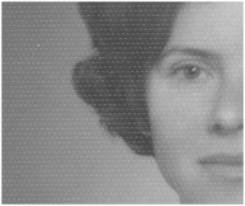
%> input picture orginal.jpg, 245 x 206 px
$ octave Transformada_Fourier_2D_Filtrado.m   (GNU Octave 9; MATLAB toolbox functions it lacks are replaced by stand-ins)
%> lines starting %> are read from the running program, lines starting %| are printed output that depends on the picture; in (x1, y1, x2, y2) boxes, pixels count from 0 and x2, y2 are one past the last pixel; in counts of white or black regions, pixels touching at a corner belong together; the program's own positions count from 1
% Este programa realiza la Transformada de Fourier
% Bidimensional en una imagen,
% despues le aplica diferentes tipos de filtro
% la regresa al dominio del tiempo,
% pudiendo visualizar el resultado
%
%
% Dr JCPO 10 Abril 2019


clear all;
close all;
clc;
%2D FFT Demo

% Importar imageA en color
%imageA = imread('lena.bmp');
%imageA = imread('oIumJ.png');
imageA = imread('orginal.jpg');
%> imageA is the input picture: size 206x245x3 uint8; min 67, max 255, mean 138.7


% Cambiar imageA a escala de grises
%imageA = rgb2gray(imageA);
[ax ay] = size(imageA);
%> ax = 206; ay = 735

% Cambiar el tipo de dato de imageA
% de uint8 a doble punto flotante
imageA = im2double(imageA);
%> imageA: size 206x245x3 double
figure;
imshow(imageA);

% Creacion del filtro
mask1=zeros(ax,ay);

tam=30;
lim_inf_x=round(ax/2)-tam;
%> lim_inf_x = 73
lim_sup_x=round(ax/2)+tam;
%> lim_sup_x = 133
lim_inf_y=round(ay/2)-tam;
%> lim_inf_y = 338
lim_sup_y=round(ay/2)+tam;
%> lim_sup_y = 398
mask1(lim_inf_x:lim_sup_x,lim_inf_y:lim_sup_y)=1;
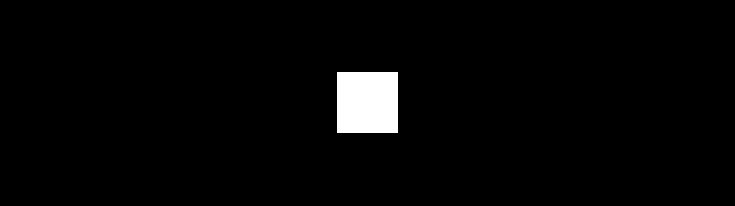
%> mask1: size 206x735 double; values 0 (black) and 1 (white), 2.5% white; 1 white region, box (x1, y1, x2, y2) and area: (337, 72, 398, 133) 3721


mask2=1-mask1;

figure;
subplot(2,2,1);imshow(mask1);
subplot(2,2,2);imshow(mask2);
%> after `imshow(mask2)`:
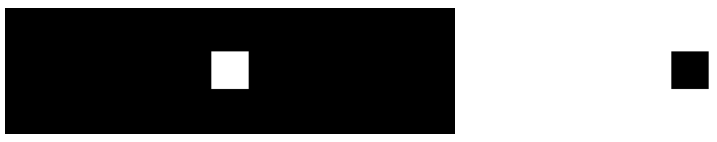
%> figure redrawn from the program's plot data, 2 panels


%Perform 2D FFTs

fftA = fft2(double(imageA));
Mag_fftA=abs(fftA);
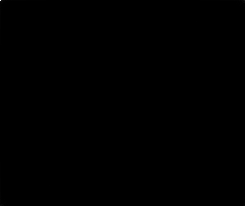
%> Mag_fftA: size 206x245x3 double; min 0.0066, max 27452.7, mean 4.8; drawn with min black and max white
Phase_fftA=angle(fftA);
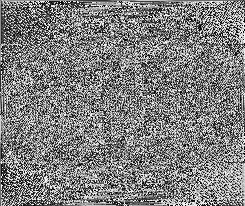
%> Phase_fftA: size 206x245x3 double; min -3.14, max 3.14, mean 3.1e-18; drawn with min black and max white
%Display magnitude and phase of 2D FFTs

figure;
imagesc(fftshift(100*log(1+Mag_fftA))), colormap gray
title('Image A FFT2 Magnitude')
figure;
%> (the run ends here)

$ run again, with Lenna.png saved as orginal.jpg
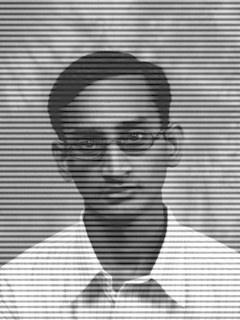
%> input picture Lenna.png, 240 x 320 px
%> imageA is the input picture: size 320x240 uint8; min 0, max 255, mean 151.2
%> imageA: size 320x240 double
%> `mask1(lim_inf_x:lim_sup_x,lim_inf_y:lim_sup_y)=1;`:
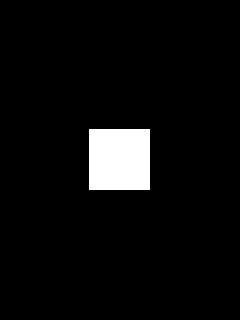
%> mask1: size 320x240 double; values 0 (black) and 1 (white), 4.8% white; 1 white region, box (x1, y1, x2, y2) and area: (89, 129, 150, 190) 3721
%> cmin = 0.194
%> cmax = 0.958
%> `imshow(abs(imageC), [cmin cmax])`:
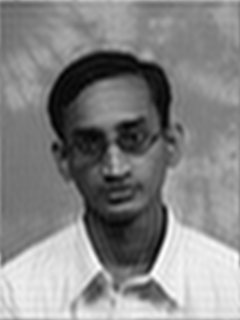
%> displayed picture: size 320x240, on the screen's scale of 0 to 255; min 0, max 255, mean 133.2
